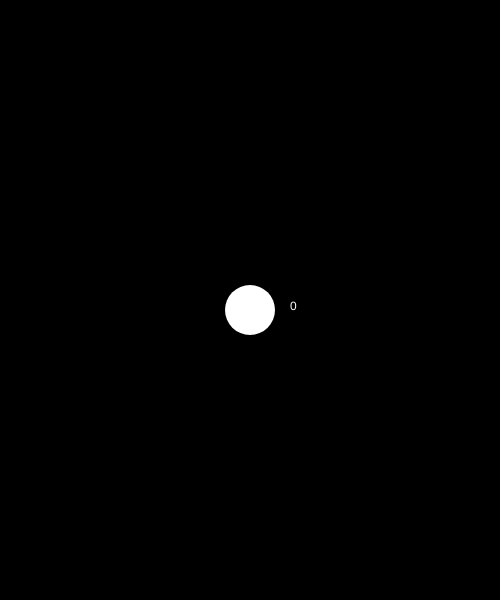
Frame 1 (no input)
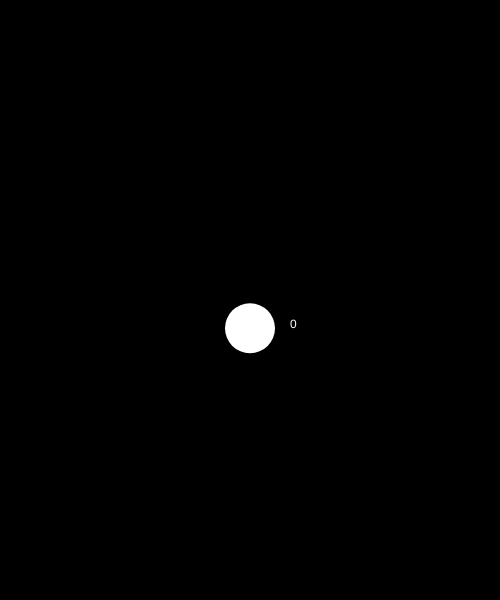
Frame 60 (no input)
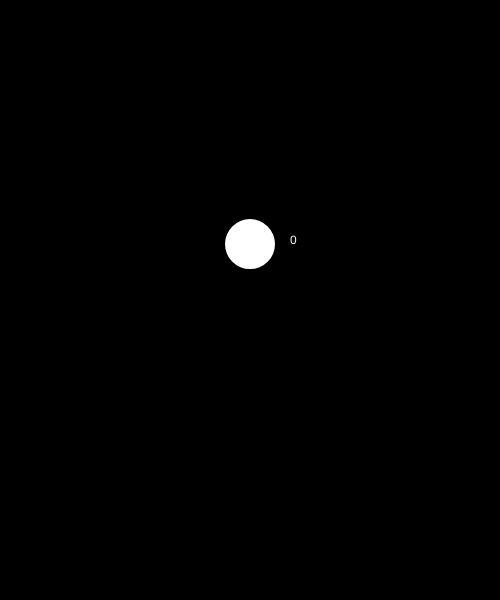
Frame 120 (the mouse pressed at the canvas centre since frame 60)

The p5.js sketch that drew these frames (run headless with seeded random() and noise() and a simulated clock; from frame 60 on, the mouse is pressed at the canvas centre):

// p5.js sketch
// ── sketch.js
// IMA NYU Shanghai
// the Nature of Code
// MOQN
// Mar 15 2017


function setup() {
  createCanvas(500, 600);
  background(0);
  fill(255);
  noStroke();
}


function draw() {
  background(0);

  /*   sin(freq or angle) * amp   */
  let sinValue = sin(frameCount * 0.05);
  let x = 0;
  let y = sinValue * 200;

  translate(width / 2, height / 2);
  ellipse(x, y, 50, 50);
  text(round(sinValue), x+40,y);
}
